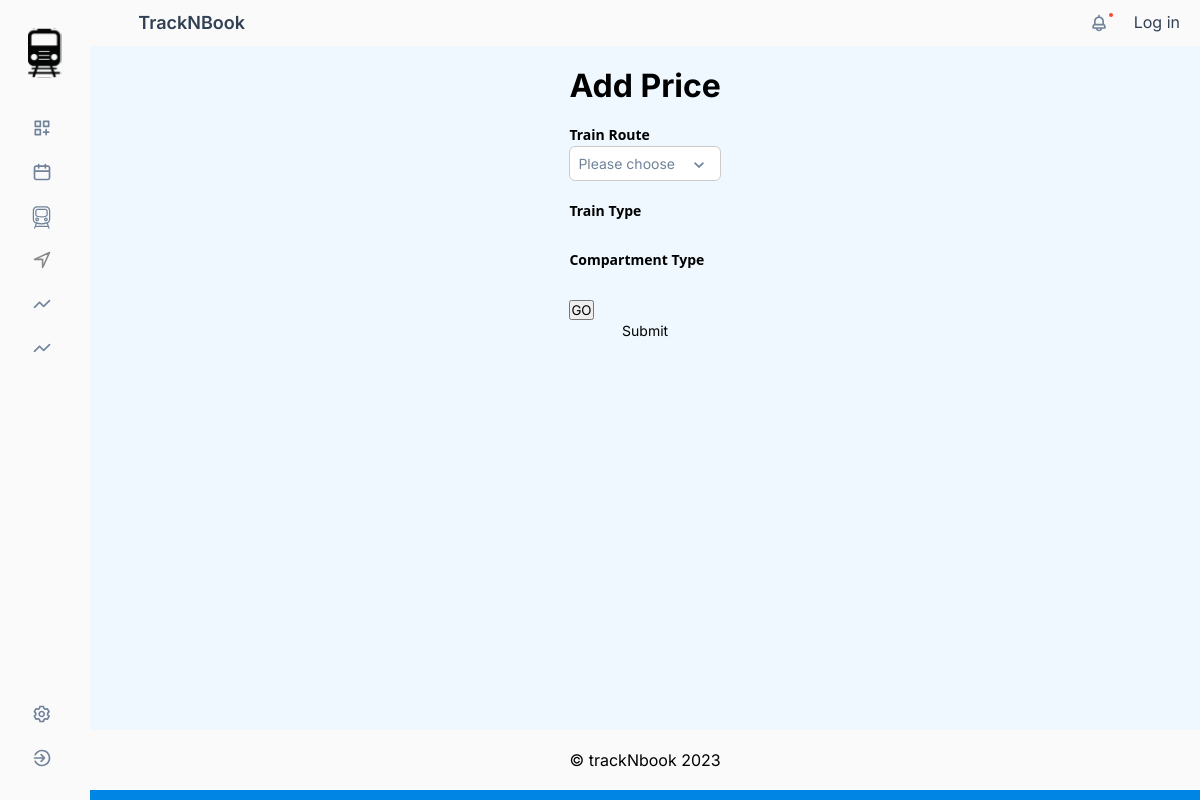
The page /public/fare/add on the database as committed earlier.
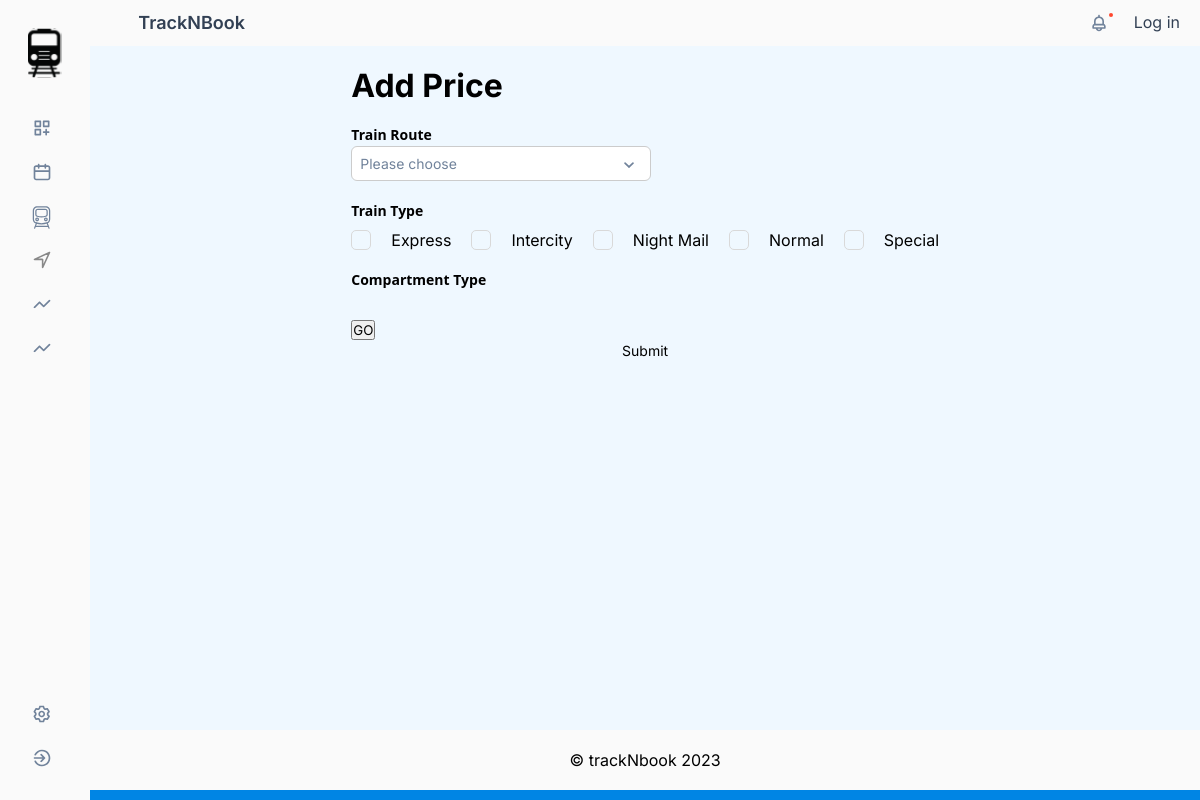
The same page on the database as committed later.
### tables this page shows
CREATE TABLE `tbl_train_type` (
  `train_type_id` int(11) NOT NULL,
  `train_type` varchar(20) NOT NULL
);

### private/controllers/Fare.php (called while the page is built, shortened)
<?php
class Fare extends Controller
{
    function index($id = '')
    {
        $route = new Routes();
        $data['routes'] = $route->getRoute();
        $train_type = new TrainTypes();
        $data['train_types'] = $train_type->findAll();
        $compartment_type = new CompartmentTypes();
        $data['compartment_types'] = $compartment_type->findAll();
        $this->view('add.fare', $data);
    }
}

### private/core/app.php (called while the page is built, shortened)
<?php
class App
{
    protected $method = 'index';
    public function __construct()
    {
        $URL = $this->getURL();
        if (file_exists("../private/controllers/" . $URL[0] . ".php" )) {
            unset( $URL[0]);
        }
        $this->controller = new $this->controller();
        $URL = array_values($URL);
        $this->params = $URL;
        call_user_func_array(array($this->controller,$this->method), $this->params);
    }
    private function getURL()
    {
        $url = isset($_GET['url']) ? $_GET['url'] : "home";
        return explode("/",  filter_var(trim($url, "/"), FILTER_SANITIZE_URL));
    }
}
?>

### public/index.php (called while the page is built, shortened)
<?php
$app = new App;
?>

### private/models/Auth.php (called while the page is built, shortened)
<?php
class Auth
{
    public static function is_logged_in()
    {
        return false;
    }
}

### private/core/database.php (called while the page is built, shortened)
<?php
class Database
{
    protected function connect()
    {
        $string = DBDRIVER . ":host=" . DBHOST . ";dbname=" . DBNAME;
        if (!$con = new PDO($string, DBUSER, DBPASS)) {
            die("database connection faild");
        }
        return $con;
    }
    public function query($query, $data = array(), $data_type = "object")
    {
        try{
            $con = $this->connect();
            $stm = $con->prepare($query);
            if ($stm) {
                $check = $stm->execute($data);
                if ($check) {
                    if ($data_type == "object") {
                        $data = $stm->fetchAll(PDO::FETCH_OBJ);
                    } else {
                        $data = $stm->fetchAll(PDO::FETCH_ASSOC);
                    }
                    if (is_array($data) && count($data) > 0) {
                        return $data;
                    }
                }
            }
        } catch(PDOException $e){
            echo $query;
            die($e->getMessage());
        }
        return false;
    }
}

### private/core/model.php (called while the page is built, shortened)
<?php
class Model extends Database
{
    public function findAll()
    {
        $query = "select * from $this->table ";
        $data = $this->query($query);
        return $data;
    }
}

### private/views/add.fare.view.php (the view, shortened to what this page needs)
<?php
$this->view("includes/header");
?>
<body>
    <?php
    $this->view("includes/sidebar");
    ?>
    <div class="column-left">
        <?php
        $this->view("includes/dashboard-navbar");
        ?>
        <main style="background-color:#EFF8FF;">
            <div class="container">
                <div class="row">
                    <div class="col-8 center-col table profile">
                        <h1>Add Price</h1>
                        <div class="text-inputs">
                            <div class="input-text-label mt-20">Train Route</div>
                            <div class="width-fill" id="">
                            </div>
                        </div>
                        <div class="">
                            <div class="input-text-label mt-20">Train Type</div>
                            <div class="d-flex .flex-row g-20 mt-10" id="trainType">
                                <?php foreach ($data['train_types'] as $key => $value) : ?>
                                    <input type="checkbox" class="checkbox" name="train_type[]" value="<?= $value->train_type_id ?>" id="">
                                    <label for=""><?= $value->train_type ?></label>
                                <?php endforeach; ?>
                            </div>
                        </div>
                        <div class="">
                            <div class="input-text-label mt-20">Compartment Type</div>
                        </div>
                        <div class="mt-20">
                            <button class="btn btn-primary" id="getData">GO</button>
                        </div>
                        <form action="" method="post">
                            <input type="submit" value="Submit" class="btn btn-primary">
                        </form>
                    </div>
                </div>
            </div>
        </main>
        <?php
        $this->view("includes/footer");
        ?>
    </div>
</body>
</html>

### private/core/controller.php (shortened to what this page needs)
<?php
class Controller
{
    public function view($view, $data = array())
    {
        if (file_exists("../private/views/" . $view . ".view.php"))
        {
            require("../private/views/" . $view . ".view.php");
        } else {
            require("../private/views/error404.view.php");
        }
    }
}

### private/views/includes/header.view.php (shortened to what this page needs)
<!DOCTYPE html>
<html lang="en">
<head>
    <link rel="stylesheet" href=" <?= ASSETS ?>css/styles.css">
    <link rel="stylesheet" href=" <?= ASSETS ?>css/ravien.css">
    <link rel="stylesheet" href=" <?= ASSETS ?>css/iflal.css">
    <link rel="stylesheet" href=" <?= ASSETS ?>css/moushika.css">
    <link rel="stylesheet" href=" <?= ASSETS ?>css/achchu.css">
</head>

### private/views/includes/sidebar.view.php (shortened to what this page needs)
<?php
if (Auth::getuser_type() == "admin") {
  $sidebar_list = $admin;
} elseif(Auth::getuser_type() == "staff_ticketing"){
  $sidebar_list = $staff_ticketing;
} elseif(Auth::getuser_type() == "staff_general"){
  $sidebar_list = $staff_general;
} elseif(Auth::getuser_type() == "station_master"){
  $sidebar_list = $station_master;
} elseif(Auth::getuser_type() == "ticket_checker"){
  $sidebar_list = $ticket_checker;
} elseif(Auth::getuser_type() == "train_driver"){
  $sidebar_list = $train_driver;
}
else {
  $sidebar_list = $admin;
}
?>
<div class="sidebar">
  <div class="sidebar-top">
    <div class="brand">
      <img src="<?= ASSETS ?>images/track-n-book-logo-1.svg" alt="TrackNBook">
    </div>
    <div class="sidebar-menu">
      <ul>
        <?php foreach ($sidebar_list as $item) { ?>
          <li class="sidebar-item"><a href="<?= ROOT . strtolower($item[3]); ?>">
              <div class="sidebar-content">
                <div class="sidebar-icon">
                  <?= $item[1] ?>
                </div>
              </div>
            </a>
          </li>
        <?php } ?>
      </ul>
    </div>
  </div>
  <div class="sidebar-bottom">
    <div class="sidebar-menu">
      <ul>
        <li class="sidebar-item"><a href="<?= ROOT ?>settings">
            <div class="sidebar-content">
              <div class="sidebar-icon">
              </div>
            </div>
          </a>
        </li>
        <li class="sidebar-item"><a href="<?= ROOT ?>logout">
            <div class="sidebar-content">
              <div class="sidebar-icon">
              </div>
            </div>
          </a>
        </li>
      </ul>
    </div>
  </div>
</div>

### private/views/includes/dashboard-navbar.view.php (shortened to what this page needs)
<nav class="nav-dashboard">
  <div class="brand">
    <div class="brand-text">TrackNBook</div>
  </div>
  <div class="menu">
    <ul>
      <li class="navbar-item"><a href="<?= ROOT ?>notification">
          <div class="navbar-icon">
            <svg class="dote" xmlns="http://www.w3.org/2000/svg" width="4" height="4" viewBox="0 0 4 4" fill="none">
              <circle cx="2" cy="2" r="2" fill="#FF472E" />
            </svg>
          </div>
        </a>
      </li>
      <?php if (!Auth::is_logged_in()) : ?>
          <li class="navbar-item"><a href="<?= ROOT ?>login">Log in</a></li>
      <?php endif; ?>
    </ul>
  </div>
</nav>

### private/views/includes/footer.view.php (shortened to what this page needs)
<footer>
    <div class="row">
        <div class="col-12 d-flex justify-content-center align-items-center p-20 border-bottom-Border-blue bg-Background-colour-nav">
            <p>&copy; trackNbook 2023</p>
        </div>
    </div>
</footer>

### public/assets/css/ravien.css (style rules this page uses)
.mt-10 { margin-top: 10px; }
.mt-20 { margin-top: 20px; }
.p-20 { padding: 20px; }
.g-20 { gap: 20px; }
.border-bottom-Border-blue { border-bottom: 10px; border-bottom-style: solid; border-bottom-color: #0085e4; }
.bg-Background-colour-nav { background-color: rgba(250, 250, 250, 0.9019607843); }
.width-fill { width: 100%; }
input[type=submit] { background: transparent; }

### public/assets/css/iflal.css (style rules this page uses)
:root { --textgray: rgba(128, 129, 145, 1); --textdark: rgba(27, 29, 33, 1); --bgwhite-100: rgba(255, 255, 255, 1); --secondary-medium-font-family: "Inter-Medium", Helvetica; --secondary-medium-font-weight: 500; --secondary-medium-font-size: 12px; --secondary-medium-letter-spacing: 0px; --secondary-medium-line-height: 20px; --secondary-medium-font-style: normal; --headline-h4-font-family: "Poppins-Medium", Helvetica; --headline-h4-font-weight: 500; --headline-h4-font-size: 32px; --headline-h4-letter-spacing: -0.5px; --headline-h4-line-height: normal; --headline-h4-font-style: normal; --collection-1-primary-blue: rgba(33, 133, 213, 1); --collection-1-background-fade: rgba(71, 178, 255, 0.15); --collection-1-seat: rgba(33, 133, 213, 0); --w-background: rgba(255, 255, 255, 1); }

### public/assets/css/achchu.css (style rules this page uses)
:root { --collection-1-primary-blue: rgba(33, 133, 213, 1); --collection-1-background-fade: rgba(71, 178, 255, 0.15); --collection-1-seat: rgba(33, 133, 213, 0); }

Rows that differ between the two databases and show on the page:
added tbl_train_type: train_type "Express"
added tbl_train_type: train_type "Intercity"
added tbl_train_type: train_type "Night Mail"
added tbl_train_type: train_type "Normal"
added tbl_train_type: train_type "Special"
